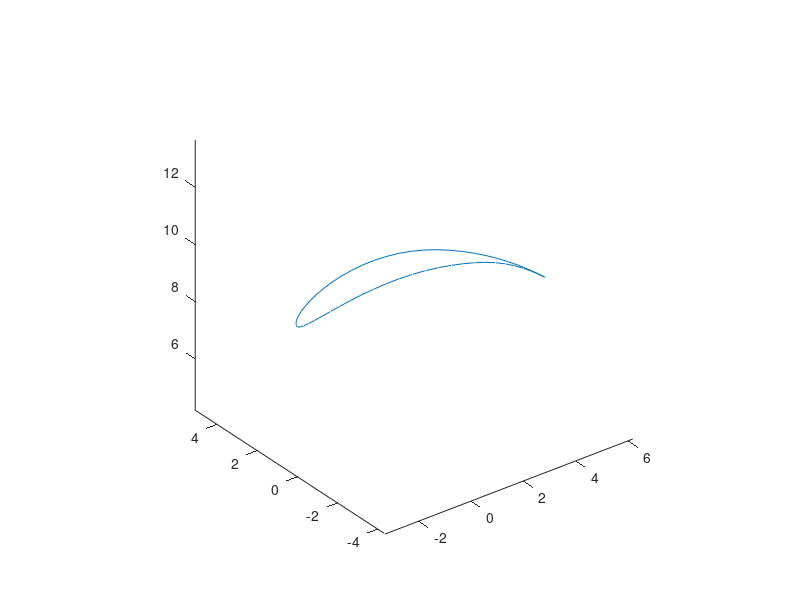

Write MATLAB code to recreate this figure.
clear
Profil = load('S801.txt');

t = 10;                          % Tiefe der Profilsehne (wird irgendwie über Schmitz gegeben sein) 
Au_P = 1/3;                     % Auffädelungspunkt (wird vom User bestimmt)
N = size(Profil, 1);            % Anzahl Punkte von geometrischen Daten
r_0 = 10;                       % Abstand Profil zu Nabe    


for i = 1:N
    Profil(i,1) = Profil(i,1) - Au_P;           % Verschiebung in der x-Komponente auf den Auffädelungspunkt
    Profil(i,:) = Profil(i,:) * t;              % Skalierung mit der Profilbreite t
    Profil(i,3) = r_0;                          % Das Profil wird auf den richtigen Abstand zur Nabe gesetzt
    alpha = (Profil(i,1)/r_0) * (180/pi);       % Berechnung des Winkels des Kreisabschnittes von dem Punkt
    Profil(i,1) = r_0 * sind(alpha);            % Bestimmen von neuem x und
    Profil(i,3) = r_0 * cosd(alpha);            % z für die Krümmung des Profils
end


plot3(Profil(:,1), Profil(:,2), Profil(:,3))

axis equal
